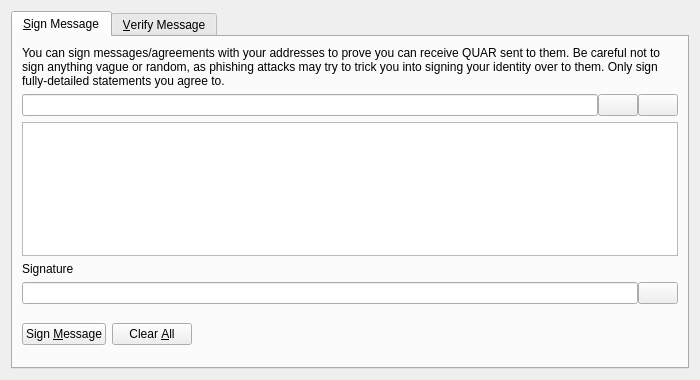
<?xml version="1.0" encoding="UTF-8"?>
<ui version="4.0">
 <class>SignVerifyMessageDialog</class>
 <widget class="QDialog" name="SignVerifyMessageDialog">
  <property name="geometry">
   <rect>
    <x>0</x>
    <y>0</y>
    <width>700</width>
    <height>380</height>
   </rect>
  </property>
  <property name="windowTitle">
   <string>Signatures - Sign / Verify a Message</string>
  </property>
  <property name="modal">
   <bool>true</bool>
  </property>
  <layout class="QVBoxLayout" name="verticalLayout">
   <item>
    <widget class="QTabWidget" name="tabWidget">
     <property name="currentIndex">
      <number>0</number>
     </property>
     <widget class="QWidget" name="tabSignMessage">
      <attribute name="title">
       <string>&amp;Sign Message</string>
      </attribute>
      <layout class="QVBoxLayout" name="verticalLayout_SM">
       <item>
        <widget class="QLabel" name="infoLabel_SM">
         <property name="text">
          <string>You can sign messages/agreements with your addresses to prove you can receive QUAR sent to them. Be careful not to sign anything vague or random, as phishing attacks may try to trick you into signing your identity over to them. Only sign fully-detailed statements you agree to.</string>
         </property>
         <property name="textFormat">
          <enum>Qt::PlainText</enum>
         </property>
         <property name="wordWrap">
          <bool>true</bool>
         </property>
        </widget>
       </item>
       <item>
        <layout class="QHBoxLayout" name="horizontalLayout_1_SM">
         <property name="spacing">
          <number>0</number>
         </property>
         <item>
          <widget class="QValidatedLineEdit" name="addressIn_SM">
           <property name="toolTip">
            <string>The QUAR address to sign the message with</string>
           </property>
          </widget>
         </item>
         <item>
          <widget class="QPushButton" name="addressBookButton_SM">
           <property name="toolTip">
            <string>Choose previously used address</string>
           </property>
           <property name="text">
            <string/>
           </property>
           <property name="shortcut">
            <string>Alt+A</string>
           </property>
           <property name="autoDefault">
            <bool>false</bool>
           </property>
          </widget>
         </item>
         <item>
          <widget class="QPushButton" name="pasteButton_SM">
           <property name="toolTip">
            <string>Paste address from clipboard</string>
           </property>
           <property name="text">
            <string/>
           </property>
           <property name="shortcut">
            <string>Alt+P</string>
           </property>
           <property name="autoDefault">
            <bool>false</bool>
           </property>
          </widget>
         </item>
        </layout>
       </item>
       <item>
        <widget class="QPlainTextEdit" name="messageIn_SM">
         <property name="toolTip">
          <string>Enter the message you want to sign here</string>
         </property>
        </widget>
       </item>
       <item>
        <widget class="QLabel" name="signatureLabel_SM">
         <property name="text">
          <string>Signature</string>
         </property>
         <property name="textFormat">
          <enum>Qt::PlainText</enum>
         </property>
        </widget>
       </item>
       <item>
        <layout class="QHBoxLayout" name="horizontalLayout_2_SM">
         <property name="spacing">
          <number>0</number>
         </property>
         <item>
          <widget class="QLineEdit" name="signatureOut_SM">
           <property name="font">
            <font>
             <italic>true</italic>
            </font>
           </property>
           <property name="readOnly">
            <bool>true</bool>
           </property>
          </widget>
         </item>
         <item>
          <widget class="QPushButton" name="copySignatureButton_SM">
           <property name="toolTip">
            <string>Copy the current signature to the system clipboard</string>
           </property>
           <property name="text">
            <string/>
           </property>
           <property name="autoDefault">
            <bool>false</bool>
           </property>
          </widget>
         </item>
        </layout>
       </item>
       <item>
        <layout class="QHBoxLayout" name="horizontalLayout_3_SM">
         <item>
          <widget class="QPushButton" name="signMessageButton_SM">
           <property name="toolTip">
            <string>Sign the message to prove you own this QUAR address</string>
           </property>
           <property name="text">
            <string>Sign &amp;Message</string>
           </property>
           <property name="autoDefault">
            <bool>false</bool>
           </property>
          </widget>
         </item>
         <item>
          <widget class="QPushButton" name="clearButton_SM">
           <property name="toolTip">
            <string>Reset all sign message fields</string>
           </property>
           <property name="text">
            <string>Clear &amp;All</string>
           </property>
           <property name="autoDefault">
            <bool>false</bool>
           </property>
          </widget>
         </item>
         <item>
          <spacer name="horizontalSpacer_1_SM">
           <property name="orientation">
            <enum>Qt::Horizontal</enum>
           </property>
           <property name="sizeHint" stdset="0">
            <size>
             <width>40</width>
             <height>48</height>
            </size>
           </property>
          </spacer>
         </item>
         <item>
          <widget class="QLabel" name="statusLabel_SM">
           <property name="font">
            <font>
             <weight>75</weight>
             <bold>true</bold>
            </font>
           </property>
           <property name="text">
            <string/>
           </property>
           <property name="wordWrap">
            <bool>true</bool>
           </property>
          </widget>
         </item>
         <item>
          <spacer name="horizontalSpacer_2_SM">
           <property name="orientation">
            <enum>Qt::Horizontal</enum>
           </property>
           <property name="sizeHint" stdset="0">
            <size>
             <width>40</width>
             <height>48</height>
            </size>
           </property>
          </spacer>
         </item>
        </layout>
       </item>
      </layout>
     </widget>
     <widget class="QWidget" name="tabVerifyMessage">
      <attribute name="title">
       <string>&amp;Verify Message</string>
      </attribute>
      <layout class="QVBoxLayout" name="verticalLayout_VM">
       <item>
        <widget class="QLabel" name="infoLabel_VM">
         <property name="text">
          <string>Enter the receiver's address, message (ensure you copy line breaks, spaces, tabs, etc. exactly) and signature below to verify the message. Be careful not to read more into the signature than what is in the signed message itself, to avoid being tricked by a man-in-the-middle attack. Note that this only proves the signing party receives with the address, it cannot prove sendership of any transaction!</string>
         </property>
         <property name="textFormat">
          <enum>Qt::PlainText</enum>
         </property>
         <property name="alignment">
          <set>Qt::AlignLeading|Qt::AlignLeft|Qt::AlignTop</set>
         </property>
         <property name="wordWrap">
          <bool>true</bool>
         </property>
        </widget>
       </item>
       <item>
        <layout class="QHBoxLayout" name="horizontalLayout_1_VM">
         <property name="spacing">
          <number>0</number>
         </property>
         <item>
          <widget class="QValidatedLineEdit" name="addressIn_VM">
           <property name="toolTip">
            <string>The QUAR address the message was signed with</string>
           </property>
          </widget>
         </item>
         <item>
          <widget class="QPushButton" name="addressBookButton_VM">
           <property name="toolTip">
            <string>Choose previously used address</string>
           </property>
           <property name="text">
            <string/>
           </property>
           <property name="shortcut">
            <string>Alt+A</string>
           </property>
           <property name="autoDefault">
            <bool>false</bool>
           </property>
          </widget>
         </item>
        </layout>
       </item>
       <item>
        <widget class="QPlainTextEdit" name="messageIn_VM"/>
       </item>
       <item>
        <widget class="QValidatedLineEdit" name="signatureIn_VM"/>
       </item>
       <item>
        <layout class="QHBoxLayout" name="horizontalLayout_2_VM">
         <item>
          <widget class="QPushButton" name="verifyMessageButton_VM">
           <property name="toolTip">
            <string>Verify the message to ensure it was signed with the specified QUAR address</string>
           </property>
           <property name="text">
            <string>Verify &amp;Message</string>
           </property>
           <property name="autoDefault">
            <bool>false</bool>
           </property>
          </widget>
         </item>
         <item>
          <widget class="QPushButton" name="clearButton_VM">
           <property name="toolTip">
            <string>Reset all verify message fields</string>
           </property>
           <property name="text">
            <string>Clear &amp;All</string>
           </property>
           <property name="autoDefault">
            <bool>false</bool>
           </property>
          </widget>
         </item>
         <item>
          <spacer name="horizontalSpacer_1_VM">
           <property name="orientation">
            <enum>Qt::Horizontal</enum>
           </property>
           <property name="sizeHint" stdset="0">
            <size>
             <width>40</width>
             <height>48</height>
            </size>
           </property>
          </spacer>
         </item>
         <item>
          <widget class="QLabel" name="statusLabel_VM">
           <property name="font">
            <font>
             <weight>75</weight>
             <bold>true</bold>
            </font>
           </property>
           <property name="text">
            <string/>
           </property>
           <property name="wordWrap">
            <bool>true</bool>
           </property>
          </widget>
         </item>
         <item>
          <spacer name="horizontalSpacer_2_VM">
           <property name="orientation">
            <enum>Qt::Horizontal</enum>
           </property>
           <property name="sizeHint" stdset="0">
            <size>
             <width>40</width>
             <height>48</height>
            </size>
           </property>
          </spacer>
         </item>
        </layout>
       </item>
      </layout>
     </widget>
    </widget>
   </item>
  </layout>
 </widget>
 <customwidgets>
  <customwidget>
   <class>QValidatedLineEdit</class>
   <extends>QLineEdit</extends>
   <header>qvalidatedlineedit.h</header>
  </customwidget>
 </customwidgets>
 <resources>
  <include location="../QUAR.qrc"/>
 </resources>
 <connections/>
</ui>
